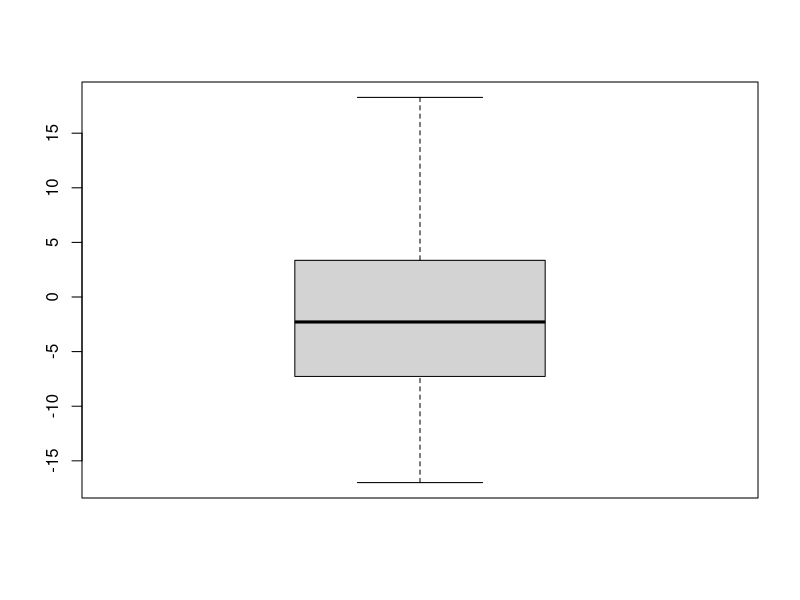
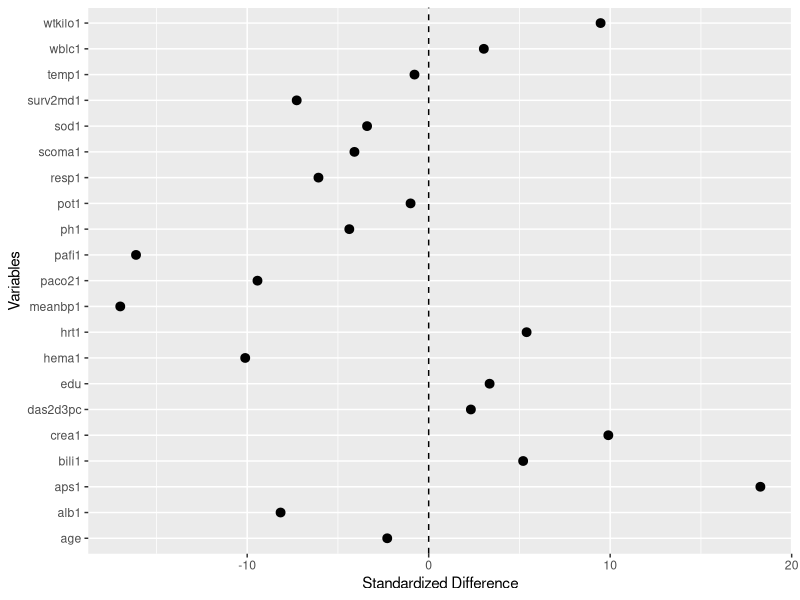

Recreate these plots in R, in order. (Note: this script raises an error after producing the figures.)
## ---- chunk 1
library(ggplot2)
#library(mgcv)
library(Matching)
library(xtable)

rhc.data<-read.table("rhc.txt")

#Check Missing Values
any(unlist(lapply(rhc.data,FUN=function(x){any(is.na(x))})))


#Continuous Variables
names(which(unlist(lapply(rhc.data,class))=="numeric"))
names(which(unlist(lapply(rhc.data,class))=="integer"))
#Categorical Variables
names(which(unlist(lapply(rhc.data[,c(-1,-54)],class))=="logical"))
names(which(unlist(lapply(rhc.data,class))=="factor"))

n_indi<-c(which(unlist(lapply(rhc.data,class))=="numeric"),which(unlist(lapply(rhc.data,class))=="integer"))
c_indi<-c(which(unlist(lapply(rhc.data[,c(-1,-54)],class))=="logical"),which(unlist(lapply(rhc.data,class))=="factor"))


#Descriptive Comparison
data_t<-subset(rhc.data,treatment==1)
data_c<-subset(rhc.data,treatment==0)
size_t<-dim(data_t)[1]
size_c<-dim(data_c)[1]

#Calculate ASD for Continuous Variables
dif1<-apply(data.matrix(data_t[,n_indi]),2,mean)-
  apply(data.matrix(data_c[,n_indi]),2,mean)

sd1<-sqrt(apply(data.matrix(data_t[,n_indi]),2,var)/size_t+
      apply(data.matrix(data_c[,n_indi]),2,var)/size_c)

ASD_1<-dif1/sd1;boxplot(ASD_1)

ASD<-data.frame(mean=dif1,sd=sd1,asd=ASD_1)
pdf("asd.pdf",width=8,height=6)
ggplot(data=ASD,aes(x=names(ASD_1),y=asd,ymin=asd,ymax=asd))+geom_pointrange()+
  geom_hline(yintercept = 0,lty=2)+coord_flip()+xlab("Variables")+ylab("Standardized Difference")
dev.off()

##############################################
# Regression adjustment 1: without matching ##
##############################################

########################################################################## 
###Note: Here I use the simple GLM for the regression adjustment model.  #
###For more flexible outcome model, one can use things like splines      #
###(e.g. the "gam" function in the "mgcv" package)                       #
##########################################################################

outcomeformula = function()
{
  return(dth30 ~ age + sex + race + edu + income + 
          ninsclas + cat1 + cat2 + resp + card + neuro + gastr + renal + meta +
          hema + seps + trauma + das2d3pc + dnr1 + ca + surv2md1 +
          aps1 + scoma1 + wtkilo1 + temp1 + meanbp1 + resp1 + hrt1 + pafi1 + 
          paco21 + ph1 + wblc1 + hema1 + sod1 + pot1 + crea1 + bili1 + alb1 + 
          cardiohx + chfhx + dementhx + psychhx + chrpulhx + renalhx + 
          liverhx + gibledhx + malighx + immunhx + transhx + amihx + wt0 + ortho)
}

model_control<-glm(outcomeformula, data=data_c,family=binomial(link="logit"))
model_treated<-glm(outcomeformula, data=data_t,family=binomial(link="logit"))


#model_control<-glm(
#  as.formula(paste(colnames(rhc.data)[54], "~",
#                   paste(colnames(rhc.data)[c_indi], collapse = "+"),"+",
#                   paste(paste("s(",colnames(rhc.data)[n_indi],")",sep=""),collapse="+"),
#                   sep = ""
#  )),
#  data=data_c,family=binomial(link="logit")
#)


#model_treated<-glm(
#  as.formula(paste(colnames(rhc.data)[54], "~",
#                   paste(colnames(rhc.data)[c_indi], collapse = "+"),"+",
#                   paste(paste("s(",colnames(rhc.data)[n_indi],")",sep=""),collapse="+"),
#                   sep = ""
#  )),
#  data=data_t,family=binomial(link="logit")
#)

ATE_1<-(sum(data_t$dth30-predict(model_control,newdata = data_t,type="response"))-
  sum(data_c$dth30-predict(model_treated,newdata = data_c,type="response")))/dim(rhc.data)[1]

ATT_1<-mean(data_t$dth30-predict(model_control,newdata = data_t,type="response"))

######################################
#Calculate variance via Delta Method #
######################################

X=predict(model_control,newdata=data_t,type='lpmatrix')
c=coef(model_control)
w=exp(-X%*%c)/((1+exp(-X%*%c))^2)
h=apply(X,2,FUN=function(x){sum(x*w)})
VAR_T<-t(h)%*%vcov(model_control,freq=T)%*%h

X=predict(model_treated,newdata=data_c,type='lpmatrix')
t=coef(model_treated)
w=exp(-X%*%t)/((1+exp(-X%*%t))^2)
h=apply(X,2,FUN=function(x){sum(x*w)})
VAR_C<-t(h)%*%vcov(model_treated,freq=T)%*%h
ATE_VAR_reg=VAR_T/dim(rhc.data)[1]^2+VAR_C/dim(rhc.data)[1]^2+
  var(rhc.data$dth30)/dim(rhc.data)[1]
#Standard Deviation of ATE
sqrt(ATE_VAR_reg)

#Standard Deviation of ATT
ATT_VAR_reg= var(data_t$dth30)/dim(data_t)[1]+VAR_T/dim(data_t)[1]^2
sqrt(ATT_VAR_reg)


###########################
#Propensity Score Methods #
###########################

###########################################
#Stage 1: Estimate PS using logistic model#
###########################################

propscoreformula = function()
{
  return(treatment ~ age + sex + race + edu + income + 
          ninsclas + cat1 + cat2 + resp + card + neuro + gastr + renal + meta +
          hema + seps + trauma + das2d3pc + dnr1 + ca + surv2md1 +
          aps1 + scoma1 + wtkilo1 + temp1 + meanbp1 + resp1 + hrt1 + pafi1 + 
          paco21 + ph1 + wblc1 + hema1 + sod1 + pot1 + crea1 + bili1 + alb1 + 
          cardiohx + chfhx + dementhx + psychhx + chrpulhx + renalhx + 
          liverhx + gibledhx + malighx + immunhx + transhx + amihx + wt0 + ortho)
}


first_model<-glm(as.formula(paste(colnames(rhc.data)[1], "~",
                                   paste(colnames(rhc.data)[c_indi], collapse = "+"),"+",
                                   paste(paste("s(",colnames(rhc.data)[n_indi],")",sep=""),collapse="+"),
                                   sep = ""
)),family = binomial(link="logit"),data=rhc.data
)

rhc.data.pro<-rhc.data
rhc.data.pro$ps<-fitted(first_model)

################################
#draw overlaid histogram of PS #
################################

a<-hist(rhc.data.pro$ps[which(rhc.data.pro$treatment==0)],breaks=50,freq=FALSE)
a$counts<-a$counts/sum(a$counts)

b<-hist(rhc.data.pro$ps[which(rhc.data.pro$treatment==1)],breaks=50,add=T)
b$counts<-b$counts/sum(b$counts)

pdf("prophist.pdf",width=8,height=6)
plot(a,col=rgb(1,0,0,0.5),main="Overlap Check",cex.main=0.9,xlab="Estimated Propensity Score",ylab="Density",xlim=c(0,1))
plot(b,add=TRUE,col=rgb(0,0,1,0.5),main="Overlap Check",xlab="Estimated Propensity Score",ylab="Density")
legend("topright",legend=c("Control Group","Treatment Group"),col=c("red","blue"),pch=15,cex=0.7)
dev.off()

################################################
#  Exclude samples in nonoverlapping region   ##
################################################ 
low_bound<-max(min(rhc.data.pro$ps[which(rhc.data.pro$treatment==1)]),
               min(rhc.data.pro$ps[which(rhc.data.pro$treatment==0)]))

up_bound<-min(max(rhc.data.pro$ps[which(rhc.data.pro$treatment==1)]),
              max(rhc.data.pro$ps[which(rhc.data.pro$treatment==0)]))

#Disgard the sample out of the common support
olp.rhc.data<-subset(rhc.data.pro,rhc.data.pro$ps>=low_bound&rhc.data.pro$ps<=up_bound)

######################################
##PS Stage 2: estimate causal effect #
######################################

#####################################
#Option 1: Matching with Replacement#
#####################################

ATE_matching_m<-Match(Y=olp.rhc.data$dth30,Tr=olp.rhc.data$treatment,estimand = "ATE",
                  X=data.matrix(olp.rhc.data[,-c(1,54,55)]),M=6,Weight = 1)

ATT_matching_m<-Match(Y=olp.rhc.data$dth30,Tr=olp.rhc.data$treatment,estimand = "ATT",
                      X=data.matrix(olp.rhc.data[,-c(1,54,55)]),M=6,Weight = 1)
                      
######################################
#Balance Check: defends on the method#
######################################
treated<-unique(ATT_matching_m$index.treated)
control<-ATT_matching_m$index.control
treat_size<-length(treated)
control_size<-dim(olp.rhc.data)[1]-treat_size


#ASD: absolute standardized difference. original data
ori_d<-apply(data.matrix(rhc.data[,-c(1,54,55)]),MARGIN=2,FUN=function(x){
  abs(mean(x[rhc.data$treatment==1])-mean(x[rhc.data$treatment==0]))})
sd<-apply(data.matrix(rhc.data[,-c(1,54,55)]),MARGIN=2,FUN=function(x)
{sqrt(var(x[rhc.data$treatment==1])/sum(rhc.data$treatment)+var(x[rhc.data$treatment==0])/sum(1-rhc.data$treatment))})
ori_asd<-ori_d/sd


olp_sd<-apply(data.matrix(olp.rhc.data[,-c(1,54,55)]),MARGIN=2,FUN=function(x)
{sqrt(var(x[treated])/treat_size+var(x[-treated])/control_size)})

#ASD: matching  

match_d<-apply(data.matrix(olp.rhc.data[,-c(1,54,55)]),MARGIN=2,FUN=function(x)
{abs(mean(x[treated])-mean(x[control]))})
match_asd<-match_d/olp_sd


#ASD: weighting
ipw<-olp.rhc.data$ps/(1-olp.rhc.data$ps)
ipw_d<-apply(data.matrix(olp.rhc.data[,-c(1,54,55)]),MARGIN=2,FUN=function(x){
  abs(mean(x[treated])-sum(x[-treated]*ipw[-treated])/
        sum(ipw[-treated]))})
weight_asd<-ipw_d/olp_sd

###########################################
#ASD Comparison between methods: boxplot  #
###########################################
pdf("ASD_compare.pdf",width=8,height=6)
boxplot(ori_asd,weight_asd,match_asd,main="ASD for Different Methods",names=c("original","weighting","matching"),
        ylab="Abs Standardized Difference")
dev.off()


######################
#Option 2: Weighting #
######################

#ATT IPW
ATT_IPW<-mean(olp.rhc.data[treated,"dth30"])-sum(olp.rhc.data[-treated,"dth30"]*ipw[-treated])/sum(ipw[-treated])

#ATE IPW
ATE_IPW<-sum(olp.rhc.data[treated,"dth30"]/olp.rhc.data[treated,"ps"])/sum(1/olp.rhc.data[treated,"ps"])-
  sum(olp.rhc.data[-treated,"dth30"]/(1-olp.rhc.data[-treated,"ps"]))/sum(1/(1-olp.rhc.data[-treated,"ps"]))

#Double Robustness
#ATT DR
ATT_DR<-mean(olp.rhc.data[treated,"dth30"])-sum((olp.rhc.data$dth30*(1-olp.rhc.data$treatment)*
                                             olp.rhc.data$ps+predict(model_control,newdata=olp.rhc.data,type="response")*
                                               (olp.rhc.data$treatment-olp.rhc.data$ps))/(1-olp.rhc.data$ps))/treat_size
#ATE DR
ATE_DR<-mean(olp.rhc.data$treatment*olp.rhc.data$dth30/olp.rhc.data$ps)-
    mean((olp.rhc.data$treatment-olp.rhc.data$ps)*predict(model_treated,newdata=olp.rhc.data,type="response")/olp.rhc.data$ps)-
    mean((1-olp.rhc.data$treatment)*olp.rhc.data$dth30/(1-olp.rhc.data$ps))-
    mean((olp.rhc.data$treatment-olp.rhc.data$ps)*predict(model_control,newdata=olp.rhc.data,type="response")/(1-olp.rhc.data$ps))
    
############################################
#Regression Adjustment 2: on Matched Sample#
############################################

##############################################################
### need to re-fit the regression model to the matched sample#
##############################################################

#model_control_m<-glm(outcomeformula, data=data_c,family=binomial(link="logit"))
#model_treated_m<-glm(outcomeformula, data=data_t,family=binomial(link="logit"))


#ATT
mu1=predict(model_control,newdata=olp.rhc.data[control,],type="response")
mu2=predict(model_control,newdata=olp.rhc.data[ATT_matching_m$index.treated,],type="response")
ATT_mix=mean(olp.rhc.data[treated,"dth30"])-sum(olp.rhc.data[control,"dth30"]+mu2-mu1)/(6*treat_size)

#ATE
mu3=predict(model_control,newdata=olp.rhc.data[ATE_matching_m$index.control,],type="response")
mu4=predict(model_control,newdata=olp.rhc.data[ATE_matching_m$index.treated,],type="response")
mu5=predict(model_treated,newdata=olp.rhc.data[ATE_matching_m$index.control,],type="response")
mu6=predict(model_treated,newdata=olp.rhc.data[ATE_matching_m$index.treated,],type="response")

ATE_mix=ATE_matching_m$est-(-sum(mu3)+sum(mu4)-sum(mu5)+sum(mu6))/(6*dim(olp.rhc.data)[1])

#################################
#Bootstrap to Get the Variance  #
#Takes time to run              #
#################################
 
B=200
b_reg1<-b_reg2<-b_IPW1<-b_IPW2<-numeric(B)
b_DR1<-b_DR2<-b_mix1<-b_mix2<-numeric(B)
for (i in (1:B))
{
  #Resample Data
  tryCatch({
    b_index<-sample(1:dim(rhc.data)[1],size=dim(rhc.data)[1],replace = T)
    bdata<-rhc.data[b_index,]
    bdata$cat1<-NULL
    bdata$cat2<-NULL
    bn_indi<-c(which(unlist(lapply(bdata,class))=="numeric"),which(unlist(lapply(bdata,class))=="integer"))
    bc_indi<-c(which(unlist(lapply(bdata[,c(-1,-52)],class))=="logical"),which(unlist(lapply(bdata,class))=="factor"))
    
    #Ensure both treatment and control group
    if(var(bdata$treatment)>0)
    {
      #Direct Regression
      b_control<-glm(
          as.formula(paste(colnames(bdata)[52], "~",
                           paste(colnames(bdata)[bc_indi], collapse = "+"),"+",
                           paste(paste("s(",colnames(bdata)[bn_indi],")",sep=""),collapse="+"),
                           sep = ""
          )),
          data=subset(bdata,treatment==0),family=binomial(link="logit")
        )
      
      b_treated<-glm(
        as.formula(paste(colnames(bdata)[52], "~",
                         paste(colnames(bdata)[bc_indi], collapse = "+"),"+",
                         paste(paste("s(",colnames(bdata)[bn_indi],")",sep=""),collapse="+"),
                         sep = ""
        )),
        data=subset(bdata,treatment==1),family=binomial(link="logit")
      )
      
      #ATT calculation:
      b_reg1[i]<-sum(bdata[bdata$treatment==1,"dth30"]-predict(b_control,newdata=bdata[bdata$treatment==1,],type="response"))/sum(bdata$treatment)
      #ATE Calculation:
      b_reg2[i]<-(sum(subset(bdata,treatment==1)$dth30-predict(b_control,newdata = subset(bdata,treatment==1),type="response"))-
          sum(subset(bdata,treatment==0)$dth30-predict(b_treated,newdata = subset(bdata,treatment==0),type="response")))/dim(bdata)[1]
      
      
      #PS: Stage 1
      b_model<-glm(as.formula(paste(colnames(bdata)[1], "~",
                            paste(colnames(bdata)[bc_indi], collapse = "+"),"+",
                            paste(paste("s(",colnames(bdata)[bn_indi],")",sep=""),collapse="+"),
                            sep = ""
      )),family = binomial(link="logit"),data=bdata
      )
      bdata$ps<-fitted(b_model)
      
      ###################################################
      #Check Overlap: this step is not always necessary #
      ###################################################  
      low_b<-max(min(bdata$ps[which(bdata$treatment==1)]),
                 min(bdata$ps[which(bdata$treatment==0)]))
      
      up_b<-min(max(bdata$ps[which(bdata$treatment==1)]),
                max(bdata$ps[which(bdata$treatment==0)]))
      bdata<-subset(bdata,bdata$ps>=low_b&bdata$ps<=up_b)
      

      #Matching
      b_ATE_matching_m<-Match(Y=bdata$dth30,Tr=bdata$treatment,estimand = "ATE",
                            X=data.matrix(bdata[,-c(1,52,53)]),M=6,Weight = 1)
      
      b_ATT_matching_m<-Match(Y=bdata$dth30,Tr=bdata$treatment,estimand = "ATT",
                            X=data.matrix(bdata[,-c(1,52,53)]),M=6,Weight = 1)
      
      treated<-unique(b_ATT_matching_m$index.treated)
      control<-b_ATT_matching_m$index.control
      treat_size<-length(treated)
      control_size<-dim(bdata)[1]-treat_size
      
      mu1=predict(b_control,newdata=bdata[control,],type="response")
      mu2=predict(b_control,newdata=bdata[b_ATT_matching_m$index.treated,],type="response")
      b_mix1[i]=mean(bdata[treated,"dth30"])-sum(bdata[control,"dth30"]+mu2-mu1)/(6*treat_size)
      
      #ATE: Matching with regression
      mu3=predict(b_control,newdata=bdata[b_ATE_matching_m$index.control,],type="response")
      mu4=predict(b_control,newdata=bdata[b_ATE_matching_m$index.treated,],type="response")
      mu5=predict(b_treated,newdata=bdata[b_ATE_matching_m$index.control,],type="response")
      mu6=predict(b_treated,newdata=bdata[b_ATE_matching_m$index.treated,],type="response")
      
      b_mix2[i]=b_ATE_matching_m$est-(-sum(mu3)+sum(mu4)-sum(mu5)+sum(mu6))/(6*dim(bdata)[1])
      
      #IPW
      #Calculate Size
      btreated<-(1:dim(bdata)[1])[bdata$treatment==1]
      treat_size<-sum(bdata$treatment)
      control_size<-dim(bdata)[1]-treat_size
      
      bipw<-bdata$ps/(1-bdata$ps)
      b_IPW1[i]<-mean(bdata[btreated,"dth30"])-sum(bdata[-btreated,"dth30"]*bipw[-btreated])/sum(bipw[-btreated])
      b_IPW2[i]<-sum(bdata[btreated,"dth30"]/bdata[btreated,"ps"])/sum(1/bdata[btreated,"ps"])-
        sum(bdata[-btreated,"dth30"]/(1-bdata[-btreated,"ps"]))/sum(1/(1-bdata[-btreated,"ps"]))
      
      #DR
      b_DR1[i]<-mean(bdata[btreated,"dth30"])-sum((bdata$dth30*(1-bdata$treatment)*
                                                         bdata$ps+predict(b_control,newdata=bdata,type="response")*
                                                         (bdata$treatment-bdata$ps))/(1-bdata$ps))/treat_size
      #ATE DR
      b_DR2[i]<-mean(bdata$treatment*bdata$dth30/bdata$ps)-
        mean((bdata$treatment-bdata$ps)*predict(b_treated,newdata=bdata,type="response")/bdata$ps)-
        mean((1-bdata$treatment)*bdata$dth30/(1-bdata$ps))-
        mean((bdata$treatment-bdata$ps)*predict(b_control,newdata=bdata,type="response")/(1-bdata$ps))
      print(paste("==",i,"=="))
    }
    else
    {
      b_IPW1[i]<-NA
      b_DR1[i]<-NA
      b_reg1[i]<-NA
      b_IPW2[i]<-NA
      b_DR2[i]<-NA
      b_reg2[i]<-NA
      print("non overlap")
    }
    #Catching the Error
  },error=function(e){cat("ERROR:",conditionMessage(e),"\n")})
  
  
}
#Calculate Bootstrap Variance and SD
ATT_SD_reg_boot<-sqrt(var(b_reg1))
ATT_SD_IPW<-sqrt(var(b_IPW1))
ATT_SD_DR<-sqrt(var(b_DR1))
ATT_SD_Mix<-sqrt(var(b_mix1))

ATE_SD_reg_boot<-sqrt(var(b_reg2))
ATE_SD_IPW<-sqrt(var(b_IPW2))
ATE_SD_DR<-sqrt(var(b_DR2))
ATE_SD_Mix<-sqrt(var(b_mix2))


xtable(rbind(c(ATE_1,ATE_mix,ATE_IPW,ATE_DR),
c(ATE_SD_reg_boot,ATE_SD_Mix,ATE_SD_IPW,ATE_SD_DR),
c(ATT_1,ATT_mix,ATT_IPW,ATT_DR),
c(ATT_SD_reg_boot,ATT_SD_Mix,ATT_SD_IPW,ATT_SD_DR)),digits=4)


#pdf("Residual_check.pdf",height=5,width=10)
#par(mfrow=c(1,2))
#plot(fitted(model_treated),residuals.gam(model_treated),ylab="residual",xlab="fitted value (Control Model)")
#plot(fitted(model_control),residuals.gam(model_control),ylab="residual",xlab="fitted value (Treated Model)")
#dev.off()
 
